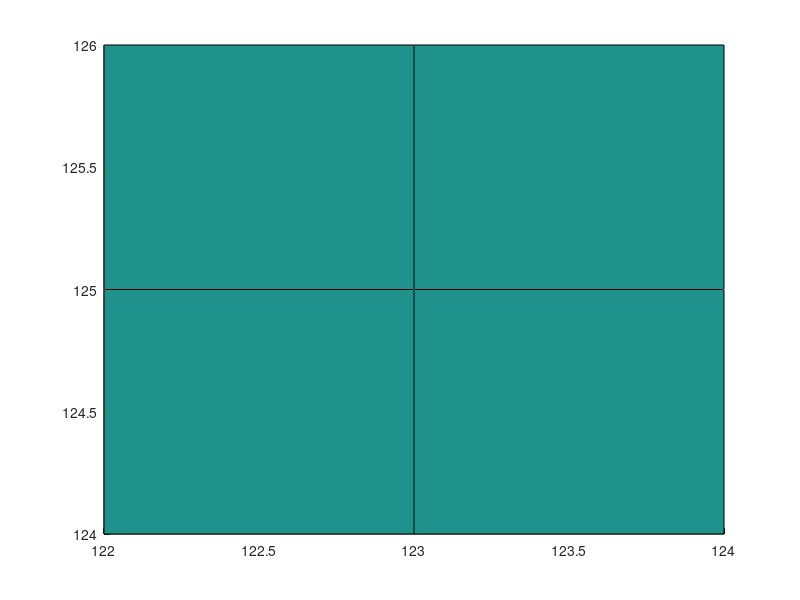

The MATLAB script that drew this image: (Note: this script raises an error after producing the figure.)
% This script visualizes the surface of active events used to compute 
% optical flow with Local Plane Fit methods. Get the data by enabling
% the "printNeighborhood"-function in the jAER filter and copy the output
% from the log-stream.
% Make sure the mapping between java- and matlab-arrays works properly.

clearvars;

% Copy this line from the jAER output log and insert it here:
T = [[122.0, 125.0, 0.007794999983161688, 1.0]; [123.0, 124.0, 0.017607999965548515, 1.0]; [124.0, 125.0, 0.0024969999212771654, 1.0]; [124.0, 126.0, -0.009542999789118767, 1.0]; ]; pe = [-0.00 -0.01 -0.47 0.88]; v = [0.00 -81.46]; vIMU = [0.19 -0.10];

% Restructure data to fit MATLAB conventions
X = T(:,1);
Y = T(:,2);
Z = T(:,3);
[x,y] = meshgrid(linspace(min(X),min(X)+2,3),linspace(min(Y),min(Y)+2,3));
z = -(pe(1)*x + pe(2)*y + pe(4))/pe(3);

% Plot surface of active events 
figure
hold on
surf(x,y,z,gradient(z))

% Try a single fit (the base method in jAER uses iterative improvement)
sf = fit([X,Y],Z,'poly11');
plot(sf,[X,Y],Z)

ax = gca;
ax.XTick = min(X):1:min(X)+3;
ax.YTick = min(Y):1:min(Y)+3;
xlabel('x')
ylabel('y')
zlabel('time [s]')
title('surface of most recent events')
hold off

% Plot the estimated flow from jAER, the flow computed with the single
% plane fit above, and the ground truth.
figure
vM = [1/sf.p10,1/sf.p01];
compass([v(1),vM(1),vIMU(1)],[v(2),vM(2),vIMU(2)])